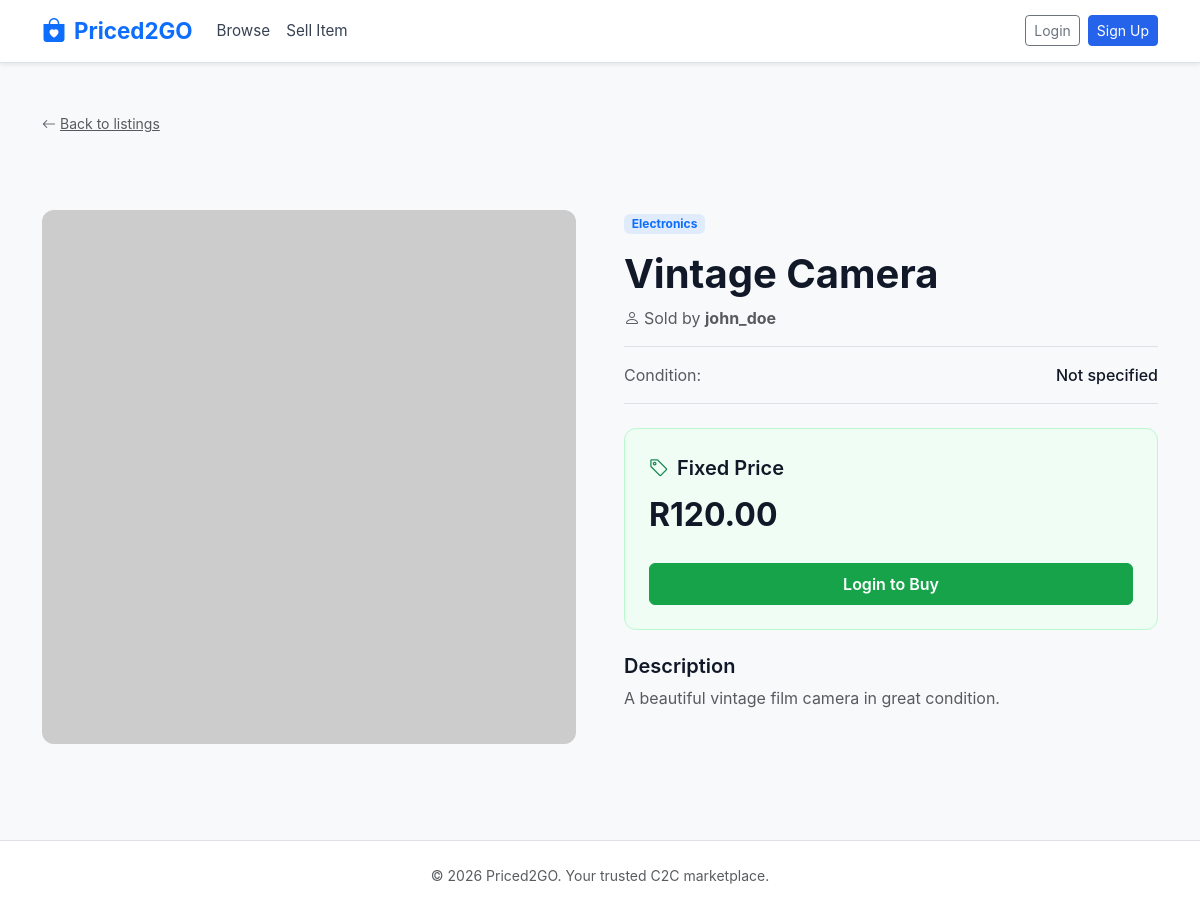
/listing.php?id=1, run on the app's committed database.
### tables this page shows
CREATE TABLE IF NOT EXISTS listings (
    listing_id   INT AUTO_INCREMENT PRIMARY KEY,
    seller_id    INT NOT NULL,
    title        VARCHAR(200) NOT NULL,
    description  TEXT,
    category     VARCHAR(100),
    listing_type ENUM('fixed','auction') DEFAULT 'fixed',
    price        DECIMAL(10,2),
    start_price  DECIMAL(10,2),
    current_bid  DECIMAL(10,2),
    end_time     DATETIME,
    status       ENUM('active','sold','expired') DEFAULT 'active',
    image_path   VARCHAR(255),
    condition_label VARCHAR(50),
    created_at   DATETIME DEFAULT CURRENT_TIMESTAMP,
    FOREIGN KEY (seller_id) REFERENCES users(user_id) ON DELETE CASCADE
);

CREATE TABLE IF NOT EXISTS users (
    user_id       INT AUTO_INCREMENT PRIMARY KEY,
    username      VARCHAR(100) NOT NULL,
    email         VARCHAR(150) NOT NULL UNIQUE,
    password_hash VARCHAR(255) NOT NULL,
    phone         VARCHAR(20),
    address       TEXT,
    role          ENUM('buyer','seller','admin') DEFAULT 'buyer',
    status        ENUM('active','suspended') DEFAULT 'active',
    created_at    DATETIME DEFAULT CURRENT_TIMESTAMP
);

### listing.php (the view, shortened to what this page needs)
<?php
require_once 'includes/db.php';
$id = intval($_GET['id'] ?? 0);
$stmt = $pdo->prepare("SELECT l.*, u.username AS seller_name
                        FROM listings l
                        JOIN users u ON u.user_id = l.seller_id
                        WHERE l.listing_id = ?");
$stmt->execute([$id]);
$l = $stmt->fetch();
$images = [];
try {
    $imgStmt = $pdo->prepare("SELECT image_path FROM listing_images WHERE listing_id = ? ORDER BY sort_order, image_id");
    $imgStmt->execute([$id]);
    $images = $imgStmt->fetchAll(PDO::FETCH_COLUMN);
} catch (PDOException $e) {
    $images = [];
}
$bids = $pdo->prepare("SELECT b.bid_amount, b.bid_time, u.username
                        FROM bids b JOIN users u ON u.user_id = b.bidder_id
                        WHERE b.listing_id = ?
                        ORDER BY b.bid_amount DESC LIMIT 5");
$bids->execute([$id]);
$recent_bids = $bids->fetchAll();
function resolveImg($p) {
    if (!$p) return 'https://placehold.co/600x600/e5e7eb/9ca3af?text=No+Image';
    return str_starts_with($p, 'http') ? $p : 'uploads/' . htmlspecialchars($p);
}
include 'includes/header.php';
?>
<div class="container py-5">
    <a href="index.php" class="text-muted small mb-4 d-inline-flex align-items-center gap-1">
        <i class="bi bi-arrow-left"></i> Back to listings
    </a>
    <div class="row g-5 mt-1">
        <div class="col-lg-6">
            <?php if (count($images) > 1): ?>
                <div id="productCarousel" class="carousel slide">
                    <div class="carousel-inner rounded-3">
                        <?php foreach ($images as $i => $imgPath): ?>
                            <div class="carousel-item <?= $i === 0 ? 'active' : '' ?>">
                                <div class="product-image-wrap">
                                    <img src="<?= resolveImg($imgPath) ?>" alt="<?= htmlspecialchars($l['title']) ?>">
                                </div>
                            </div>
                        <?php endforeach; ?>
                    </div>
                    <button class="carousel-control-prev" type="button" data-bs-target="#productCarousel" data-bs-slide="prev">
                        <span class="carousel-control-prev-icon bg-dark rounded-circle p-3"></span>
                    </button>
                    <button class="carousel-control-next" type="button" data-bs-target="#productCarousel" data-bs-slide="next">
                        <span class="carousel-control-next-icon bg-dark rounded-circle p-3"></span>
                    </button>
                    <div class="carousel-indicators">
                        <?php foreach ($images as $i => $imgPath): ?>
                            <button type="button" data-bs-target="#productCarousel" data-bs-slide-to="<?= $i ?>"
                                    class="<?= $i === 0 ? 'active' : '' ?>"></button>
                        <?php endforeach; ?>
                    </div>
                </div>
                <div class="d-flex gap-2 mt-3 flex-wrap">
                    <?php foreach ($images as $i => $imgPath): ?>
                        <img src="<?= resolveImg($imgPath) ?>" role="button"
                             class="rounded-2 border" style="width:64px;height:64px;object-fit:cover;"
                             onclick="bootstrap.Carousel.getOrCreateInstance(document.getElementById('productCarousel')).to(<?= $i ?>)">
                    <?php endforeach; ?>
                </div>
            <?php else: ?>
                <div class="product-image-wrap">
                    <img src="<?= resolveImg($images[0] ?? null) ?>" alt="<?= htmlspecialchars($l['title']) ?>">
                </div>
            <?php endif; ?>
        </div>
        <div class="col-lg-6">
            <span class="badge bg-primary bg-opacity-10 text-primary mb-3"><?= htmlspecialchars($l['category']) ?></span>
            <h1 class="fw-bold mb-2"><?= htmlspecialchars($l['title']) ?></h1>
            <p class="text-muted mb-3"><i class="bi bi-person me-1"></i>Sold by <strong><?= htmlspecialchars($l['seller_name']) ?></strong></p>
            <div class="border-top border-bottom py-3 mb-4 d-flex justify-content-between">
                <span class="text-muted">Condition:</span>
                <span class="fw-medium"><?= htmlspecialchars($l['condition_label'] ?? 'Not specified') ?></span>
            </div>
            <?php if ($l['listing_type'] === 'auction'): ?>
                <div class="auction-box mb-4">
                    <div class="d-flex align-items-center gap-2 mb-3">
                        <i class="bi bi-hammer text-primary fs-5"></i>
                        <h5 class="mb-0 fw-semibold">Active Auction</h5>
                    </div>
                    <div class="d-flex align-items-center gap-2 text-warning mb-2">
                        <i class="bi bi-clock"></i>
                        <span class="fw-medium"><?= timeRemaining($l['end_time']) ?> remaining</span>
                    </div>
                    <div class="fs-2 fw-bold mb-1">R<?= number_format($l['current_bid'] ?: $l['start_price'], 2) ?></div>
                    <div class="text-muted small mb-4">Current highest bid</div>
                    <?php if (isset($_SESSION['user_id']) && $_SESSION['user_id'] != $l['seller_id'] && $_SESSION['role'] !== 'admin'): ?>
                        <form method="POST" class="mb-4">
                            <label class="form-label fw-medium">Your Bid (ZAR)</label>
                            <div class="input-group">
                                <input type="number" name="bid_amount" class="form-control"
                                       placeholder="Min: R<?= floatval($l['current_bid'] ?: $l['start_price']) + 1 ?>"
                                       min="<?= floatval($l['current_bid'] ?: $l['start_price']) + 1 ?>"
                                       step="0.01" required>
                                <button type="submit" name="place_bid" class="btn btn-primary px-4">Place Bid</button>
                            </div>
                        </form>
                    <?php elseif (!isset($_SESSION['user_id'])): ?>
                        <a href="login.php" class="btn btn-primary w-100 mb-4">Login to Bid</a>
                    <?php endif; ?>
                    <?php if (!empty($recent_bids)): ?>
                        <div class="border-top pt-3">
                            <h6 class="fw-semibold mb-3">Recent Bids</h6>
                            <?php foreach ($recent_bids as $b): ?>
                                <div class="d-flex justify-content-between small mb-2">
                                    <span class="text-muted"><?= htmlspecialchars($b['username']) ?></span>
                                    <div class="text-end">
                                        <div class="fw-semibold">R<?= number_format($b['bid_amount'], 2) ?></div>
                                        <div class="text-muted" style="font-size:0.75rem"><?= date('d M H:i', strtotime($b['bid_time'])) ?></div>
                                    </div>
                                </div>
                            <?php endforeach; ?>
                        </div>
                    <?php endif; ?>
                </div>
            <?php else: ?>
                <div class="fixed-box mb-4">
                    <div class="d-flex align-items-center gap-2 mb-2">
                        <i class="bi bi-tag text-success fs-5"></i>
                        <h5 class="mb-0 fw-semibold">Fixed Price</h5>
                    </div>
                    <div class="fs-2 fw-bold mb-4">R<?= number_format($l['price'], 2) ?></div>
                    <?php if (isset($_SESSION['user_id']) && $_SESSION['user_id'] != $l['seller_id'] && $_SESSION['role'] !== 'admin'): ?>
                        <a href="checkout.php?id=<?= $l['listing_id'] ?>" class="btn btn-success w-100 py-2 fw-semibold">
                            <i class="bi bi-cart me-2"></i>Buy Now
                        </a>
                    <?php elseif (!isset($_SESSION['user_id'])): ?>
                        <a href="login.php" class="btn btn-success w-100 py-2 fw-semibold">Login to Buy</a>
                    <?php endif; ?>
                </div>
            <?php endif; ?>
            <h5 class="fw-semibold mb-2">Description</h5>
            <p class="text-muted"><?= nl2br(htmlspecialchars($l['description'])) ?></p>
        </div>
    </div>
</div>
<?php include 'includes/footer.php'; ?>

### css/style.css (style rules this page uses)
:root { --blue-600: #2563eb; --blue-700: #1d4ed8; --green-600: #16a34a; --green-700: #15803d; }
body { font-family: 'Inter', -apple-system, BlinkMacSystemFont, 'Segoe UI', sans-serif; background-color: #f9fafb; color: #111827; }
.btn-success { background: var(--green-600); border-color: var(--green-600); }
.product-image-wrap { background: #f3f4f6; border-radius: 0.75rem; overflow: hidden; aspect-ratio: 1/1; }
.product-image-wrap img { width: 100%; height: 100%; object-fit: cover; }
.fixed-box { background: #f0fdf4; border: 1px solid #bbf7d0; border-radius: 0.75rem; padding: 1.5rem; }

### data on the page
listings: category "Electronics", title "Vintage Camera", seller.username "john_doe", condition_label "Not specified", price "120.00", description "A beautiful vintage film camera in great condition."
